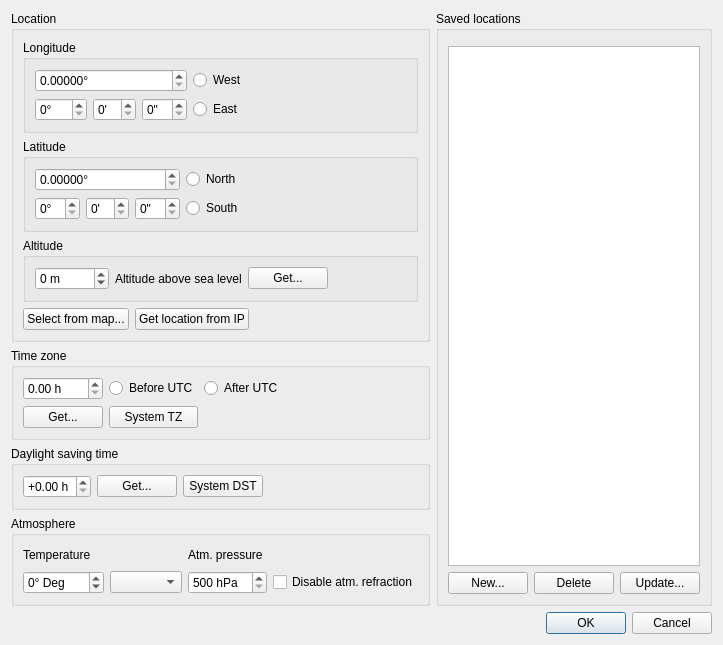
<?xml version="1.0" encoding="UTF-8"?>
<ui version="4.0">
 <class>CWPosSel</class>
 <widget class="QDialog" name="CWPosSel">
  <property name="geometry">
   <rect>
    <x>0</x>
    <y>0</y>
    <width>684</width>
    <height>610</height>
   </rect>
  </property>
  <property name="windowTitle">
   <string>Select world location</string>
  </property>
  <layout class="QVBoxLayout" name="verticalLayout_3" stretch="0,0">
   <item>
    <layout class="QHBoxLayout" name="horizontalLayout_3" stretch="1,1">
     <item>
      <layout class="QVBoxLayout" name="verticalLayout" stretch="5,1,1,1">
       <item>
        <widget class="QGroupBox" name="groupBox">
         <property name="title">
          <string>Location</string>
         </property>
         <layout class="QGridLayout" name="gridLayout_2">
          <item row="3" column="0">
           <layout class="QVBoxLayout" name="verticalLayout_4">
            <item>
             <widget class="QGroupBox" name="groupBox_3">
              <property name="title">
               <string>Longitude</string>
              </property>
              <layout class="QGridLayout" name="gridLayout_3">
               <item row="0" column="0" colspan="3">
                <widget class="QDoubleSpinBox" name="doubleSpinBox">
                 <property name="suffix">
                  <string>°</string>
                 </property>
                 <property name="decimals">
                  <number>5</number>
                 </property>
                 <property name="maximum">
                  <double>180.000000000000000</double>
                 </property>
                </widget>
               </item>
               <item row="1" column="0">
                <widget class="QSpinBox" name="spinBox">
                 <property name="suffix">
                  <string>°</string>
                 </property>
                 <property name="prefix">
                  <string/>
                 </property>
                 <property name="maximum">
                  <number>180</number>
                 </property>
                </widget>
               </item>
               <item row="1" column="2">
                <widget class="QSpinBox" name="spinBox_3">
                 <property name="suffix">
                  <string>&quot;</string>
                 </property>
                 <property name="prefix">
                  <string/>
                 </property>
                 <property name="maximum">
                  <number>59</number>
                 </property>
                </widget>
               </item>
               <item row="0" column="3">
                <widget class="QRadioButton" name="radioButton">
                 <property name="text">
                  <string>West</string>
                 </property>
                </widget>
               </item>
               <item row="1" column="3">
                <widget class="QRadioButton" name="radioButton_2">
                 <property name="text">
                  <string>East</string>
                 </property>
                </widget>
               </item>
               <item row="1" column="1">
                <widget class="QSpinBox" name="spinBox_2">
                 <property name="suffix">
                  <string>'</string>
                 </property>
                 <property name="prefix">
                  <string/>
                 </property>
                 <property name="maximum">
                  <number>59</number>
                 </property>
                </widget>
               </item>
               <item row="0" column="4">
                <spacer name="horizontalSpacer_2">
                 <property name="orientation">
                  <enum>Qt::Horizontal</enum>
                 </property>
                 <property name="sizeHint" stdset="0">
                  <size>
                   <width>40</width>
                   <height>20</height>
                  </size>
                 </property>
                </spacer>
               </item>
               <item row="2" column="3">
                <spacer name="verticalSpacer">
                 <property name="orientation">
                  <enum>Qt::Vertical</enum>
                 </property>
                 <property name="sizeHint" stdset="0">
                  <size>
                   <width>20</width>
                   <height>40</height>
                  </size>
                 </property>
                </spacer>
               </item>
              </layout>
             </widget>
            </item>
            <item>
             <widget class="QGroupBox" name="groupBox_4">
              <property name="title">
               <string>Latitude</string>
              </property>
              <layout class="QGridLayout" name="gridLayout_4">
               <item row="0" column="4">
                <spacer name="horizontalSpacer_3">
                 <property name="orientation">
                  <enum>Qt::Horizontal</enum>
                 </property>
                 <property name="sizeHint" stdset="0">
                  <size>
                   <width>40</width>
                   <height>20</height>
                  </size>
                 </property>
                </spacer>
               </item>
               <item row="0" column="0" colspan="3">
                <widget class="QDoubleSpinBox" name="doubleSpinBox_2">
                 <property name="suffix">
                  <string>°</string>
                 </property>
                 <property name="decimals">
                  <number>5</number>
                 </property>
                 <property name="maximum">
                  <double>90.000000000000000</double>
                 </property>
                </widget>
               </item>
               <item row="0" column="3">
                <widget class="QRadioButton" name="radioButton_3">
                 <property name="text">
                  <string>North</string>
                 </property>
                </widget>
               </item>
               <item row="1" column="0">
                <widget class="QSpinBox" name="spinBox_4">
                 <property name="suffix">
                  <string>°</string>
                 </property>
                 <property name="prefix">
                  <string/>
                 </property>
                 <property name="maximum">
                  <number>90</number>
                 </property>
                </widget>
               </item>
               <item row="1" column="1">
                <widget class="QSpinBox" name="spinBox_5">
                 <property name="suffix">
                  <string>'</string>
                 </property>
                 <property name="prefix">
                  <string/>
                 </property>
                 <property name="maximum">
                  <number>59</number>
                 </property>
                </widget>
               </item>
               <item row="1" column="2">
                <widget class="QSpinBox" name="spinBox_6">
                 <property name="suffix">
                  <string>&quot;</string>
                 </property>
                 <property name="prefix">
                  <string/>
                 </property>
                 <property name="maximum">
                  <number>59</number>
                 </property>
                </widget>
               </item>
               <item row="1" column="3">
                <widget class="QRadioButton" name="radioButton_4">
                 <property name="text">
                  <string>South</string>
                 </property>
                </widget>
               </item>
               <item row="2" column="0">
                <spacer name="verticalSpacer_2">
                 <property name="orientation">
                  <enum>Qt::Vertical</enum>
                 </property>
                 <property name="sizeHint" stdset="0">
                  <size>
                   <width>20</width>
                   <height>40</height>
                  </size>
                 </property>
                </spacer>
               </item>
              </layout>
             </widget>
            </item>
            <item>
             <widget class="QGroupBox" name="groupBox_2">
              <property name="title">
               <string>Altitude</string>
              </property>
              <layout class="QGridLayout" name="gridLayout_5">
               <item row="0" column="1">
                <widget class="QLabel" name="label">
                 <property name="text">
                  <string>Altitude above sea level</string>
                 </property>
                </widget>
               </item>
               <item row="0" column="2">
                <widget class="QPushButton" name="pushButton_6">
                 <property name="toolTip">
                  <string>Get from 'Google API'</string>
                 </property>
                 <property name="text">
                  <string>Get...</string>
                 </property>
                </widget>
               </item>
               <item row="0" column="0">
                <widget class="QSpinBox" name="spinBox_7">
                 <property name="suffix">
                  <string> m</string>
                 </property>
                 <property name="minimum">
                  <number>-500</number>
                 </property>
                 <property name="maximum">
                  <number>10000</number>
                 </property>
                </widget>
               </item>
               <item row="0" column="3">
                <spacer name="horizontalSpacer_4">
                 <property name="orientation">
                  <enum>Qt::Horizontal</enum>
                 </property>
                 <property name="sizeHint" stdset="0">
                  <size>
                   <width>40</width>
                   <height>20</height>
                  </size>
                 </property>
                </spacer>
               </item>
               <item row="1" column="1">
                <spacer name="verticalSpacer_3">
                 <property name="orientation">
                  <enum>Qt::Vertical</enum>
                 </property>
                 <property name="sizeHint" stdset="0">
                  <size>
                   <width>20</width>
                   <height>40</height>
                  </size>
                 </property>
                </spacer>
               </item>
              </layout>
              <zorder>spinBox_7</zorder>
              <zorder>label</zorder>
              <zorder>pushButton_6</zorder>
              <zorder>horizontalSpacer_4</zorder>
              <zorder>verticalSpacer_3</zorder>
             </widget>
            </item>
           </layout>
          </item>
          <item row="5" column="0">
           <layout class="QHBoxLayout" name="horizontalLayout_4">
            <item>
             <widget class="QPushButton" name="pushButton_3">
              <property name="text">
               <string>Select from map...</string>
              </property>
             </widget>
            </item>
            <item>
             <widget class="QPushButton" name="pushButton_8">
              <property name="text">
               <string>Get location from IP</string>
              </property>
             </widget>
            </item>
            <item>
             <spacer name="horizontalSpacer_9">
              <property name="orientation">
               <enum>Qt::Horizontal</enum>
              </property>
              <property name="sizeHint" stdset="0">
               <size>
                <width>40</width>
                <height>20</height>
               </size>
              </property>
             </spacer>
            </item>
           </layout>
          </item>
         </layout>
        </widget>
       </item>
       <item>
        <widget class="QGroupBox" name="groupBox_5">
         <property name="title">
          <string>Time zone</string>
         </property>
         <layout class="QGridLayout" name="gridLayout_6">
          <item row="1" column="0">
           <widget class="QPushButton" name="pushButton_7">
            <property name="toolTip">
             <string>Get from 'Google API'</string>
            </property>
            <property name="text">
             <string>Get...</string>
            </property>
           </widget>
          </item>
          <item row="0" column="2">
           <widget class="QRadioButton" name="radioButton_6">
            <property name="text">
             <string>After UTC</string>
            </property>
           </widget>
          </item>
          <item row="0" column="1">
           <widget class="QRadioButton" name="radioButton_5">
            <property name="text">
             <string>Before UTC</string>
            </property>
           </widget>
          </item>
          <item row="0" column="0">
           <widget class="QDoubleSpinBox" name="doubleSpinBox_3">
            <property name="prefix">
             <string/>
            </property>
            <property name="suffix">
             <string> h</string>
            </property>
            <property name="maximum">
             <double>24.000000000000000</double>
            </property>
           </widget>
          </item>
          <item row="0" column="3">
           <spacer name="horizontalSpacer_5">
            <property name="orientation">
             <enum>Qt::Horizontal</enum>
            </property>
            <property name="sizeHint" stdset="0">
             <size>
              <width>40</width>
              <height>20</height>
             </size>
            </property>
           </spacer>
          </item>
          <item row="1" column="1">
           <widget class="QPushButton" name="pushButton_11">
            <property name="toolTip">
             <string>Get time zone from system</string>
            </property>
            <property name="text">
             <string>System TZ</string>
            </property>
           </widget>
          </item>
         </layout>
         <zorder>doubleSpinBox_3</zorder>
         <zorder>radioButton_5</zorder>
         <zorder>radioButton_6</zorder>
         <zorder>pushButton_7</zorder>
         <zorder>horizontalSpacer_5</zorder>
         <zorder>pushButton_11</zorder>
        </widget>
       </item>
       <item>
        <widget class="QGroupBox" name="groupBox_6">
         <property name="title">
          <string>Daylight saving time</string>
         </property>
         <layout class="QGridLayout" name="gridLayout_7">
          <item row="0" column="0">
           <widget class="QDoubleSpinBox" name="doubleSpinBox_4">
            <property name="prefix">
             <string>+</string>
            </property>
            <property name="suffix">
             <string> h</string>
            </property>
            <property name="maximum">
             <double>8.000000000000000</double>
            </property>
           </widget>
          </item>
          <item row="0" column="1">
           <widget class="QPushButton" name="pushButton_10">
            <property name="toolTip">
             <string>Get from 'Google API' (Current DST)</string>
            </property>
            <property name="text">
             <string>Get...</string>
            </property>
           </widget>
          </item>
          <item row="1" column="0">
           <spacer name="verticalSpacer_4">
            <property name="orientation">
             <enum>Qt::Vertical</enum>
            </property>
            <property name="sizeHint" stdset="0">
             <size>
              <width>20</width>
              <height>40</height>
             </size>
            </property>
           </spacer>
          </item>
          <item row="0" column="3">
           <spacer name="horizontalSpacer_6">
            <property name="orientation">
             <enum>Qt::Horizontal</enum>
            </property>
            <property name="sizeHint" stdset="0">
             <size>
              <width>40</width>
              <height>20</height>
             </size>
            </property>
           </spacer>
          </item>
          <item row="0" column="2">
           <widget class="QPushButton" name="pushButton_12">
            <property name="toolTip">
             <string>Get daylight saving from system</string>
            </property>
            <property name="text">
             <string>System DST</string>
            </property>
           </widget>
          </item>
         </layout>
        </widget>
       </item>
       <item>
        <widget class="QGroupBox" name="groupBox_7">
         <property name="title">
          <string>Atmosphere</string>
         </property>
         <layout class="QGridLayout" name="gridLayout_8">
          <item row="1" column="2">
           <widget class="QSpinBox" name="spinBox_9">
            <property name="suffix">
             <string> hPa</string>
            </property>
            <property name="minimum">
             <number>500</number>
            </property>
            <property name="maximum">
             <number>1500</number>
            </property>
           </widget>
          </item>
          <item row="0" column="0">
           <widget class="QLabel" name="label_2">
            <property name="text">
             <string>Temperature</string>
            </property>
           </widget>
          </item>
          <item row="2" column="0">
           <spacer name="verticalSpacer_5">
            <property name="orientation">
             <enum>Qt::Vertical</enum>
            </property>
            <property name="sizeHint" stdset="0">
             <size>
              <width>20</width>
              <height>40</height>
             </size>
            </property>
           </spacer>
          </item>
          <item row="1" column="0">
           <widget class="QSpinBox" name="spinBox_8">
            <property name="suffix">
             <string>° Deg</string>
            </property>
            <property name="minimum">
             <number>-200</number>
            </property>
            <property name="maximum">
             <number>200</number>
            </property>
           </widget>
          </item>
          <item row="0" column="2">
           <widget class="QLabel" name="label_3">
            <property name="text">
             <string>Atm. pressure</string>
            </property>
           </widget>
          </item>
          <item row="0" column="3">
           <spacer name="horizontalSpacer_7">
            <property name="orientation">
             <enum>Qt::Horizontal</enum>
            </property>
            <property name="sizeHint" stdset="0">
             <size>
              <width>40</width>
              <height>20</height>
             </size>
            </property>
           </spacer>
          </item>
          <item row="1" column="3">
           <widget class="QCheckBox" name="checkBox">
            <property name="text">
             <string>Disable atm. refraction</string>
            </property>
           </widget>
          </item>
          <item row="1" column="1">
           <widget class="QComboBox" name="cb_tempType"/>
          </item>
         </layout>
        </widget>
       </item>
      </layout>
     </item>
     <item>
      <widget class="QGroupBox" name="groupBox_8">
       <property name="title">
        <string>Saved locations</string>
       </property>
       <layout class="QGridLayout" name="gridLayout">
        <item row="1" column="0">
         <layout class="QVBoxLayout" name="verticalLayout_2" stretch="0,0">
          <item>
           <widget class="CListWidget" name="listWidget">
            <property name="editTriggers">
             <set>QAbstractItemView::NoEditTriggers</set>
            </property>
            <property name="selectionBehavior">
             <enum>QAbstractItemView::SelectRows</enum>
            </property>
            <property name="sortingEnabled">
             <bool>true</bool>
            </property>
           </widget>
          </item>
          <item>
           <layout class="QHBoxLayout" name="horizontalLayout_2">
            <item>
             <widget class="QPushButton" name="pushButton_4">
              <property name="text">
               <string>New...</string>
              </property>
             </widget>
            </item>
            <item>
             <spacer name="horizontalSpacer_10">
              <property name="orientation">
               <enum>Qt::Horizontal</enum>
              </property>
              <property name="sizeHint" stdset="0">
               <size>
                <width>40</width>
                <height>20</height>
               </size>
              </property>
             </spacer>
            </item>
            <item>
             <widget class="QPushButton" name="pushButton_9">
              <property name="text">
               <string>Delete</string>
              </property>
             </widget>
            </item>
            <item>
             <spacer name="horizontalSpacer_8">
              <property name="orientation">
               <enum>Qt::Horizontal</enum>
              </property>
              <property name="sizeHint" stdset="0">
               <size>
                <width>40</width>
                <height>20</height>
               </size>
              </property>
             </spacer>
            </item>
            <item>
             <widget class="QPushButton" name="pushButton_5">
              <property name="text">
               <string>Update...</string>
              </property>
             </widget>
            </item>
           </layout>
          </item>
         </layout>
        </item>
        <item row="0" column="0">
         <widget class="CSearchWidget" name="widget" native="true"/>
        </item>
       </layout>
      </widget>
     </item>
    </layout>
   </item>
   <item>
    <layout class="QHBoxLayout" name="horizontalLayout">
     <item>
      <spacer name="horizontalSpacer">
       <property name="orientation">
        <enum>Qt::Horizontal</enum>
       </property>
       <property name="sizeHint" stdset="0">
        <size>
         <width>40</width>
         <height>20</height>
        </size>
       </property>
      </spacer>
     </item>
     <item>
      <widget class="QPushButton" name="pushButton_2">
       <property name="text">
        <string>OK</string>
       </property>
       <property name="default">
        <bool>true</bool>
       </property>
      </widget>
     </item>
     <item>
      <widget class="QPushButton" name="pushButton">
       <property name="text">
        <string>Cancel</string>
       </property>
      </widget>
     </item>
    </layout>
   </item>
  </layout>
 </widget>
 <customwidgets>
  <customwidget>
   <class>CSearchWidget</class>
   <extends>QWidget</extends>
   <header>csearchwidget.h</header>
   <container>1</container>
  </customwidget>
  <customwidget>
   <class>CListWidget</class>
   <extends>QListWidget</extends>
   <header>clistwidget.h</header>
  </customwidget>
 </customwidgets>
 <tabstops>
  <tabstop>doubleSpinBox</tabstop>
  <tabstop>radioButton</tabstop>
  <tabstop>spinBox</tabstop>
  <tabstop>spinBox_2</tabstop>
  <tabstop>spinBox_3</tabstop>
  <tabstop>radioButton_2</tabstop>
  <tabstop>doubleSpinBox_2</tabstop>
  <tabstop>radioButton_3</tabstop>
  <tabstop>spinBox_4</tabstop>
  <tabstop>spinBox_5</tabstop>
  <tabstop>spinBox_6</tabstop>
  <tabstop>radioButton_4</tabstop>
  <tabstop>spinBox_7</tabstop>
  <tabstop>doubleSpinBox_3</tabstop>
  <tabstop>radioButton_5</tabstop>
  <tabstop>radioButton_6</tabstop>
  <tabstop>doubleSpinBox_4</tabstop>
  <tabstop>spinBox_8</tabstop>
  <tabstop>spinBox_9</tabstop>
  <tabstop>listWidget</tabstop>
  <tabstop>pushButton_4</tabstop>
  <tabstop>pushButton_5</tabstop>
  <tabstop>pushButton_2</tabstop>
  <tabstop>pushButton</tabstop>
 </tabstops>
 <resources/>
 <connections/>
</ui>
